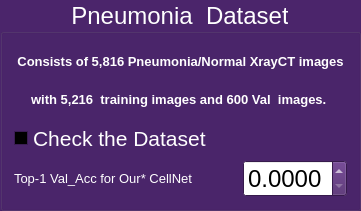
    <widget class="QGroupBox" name="groupBox_8">
     <property name="geometry">
      <rect>
       <x>40</x>
       <y>340</y>
       <width>361</width>
       <height>211</height>
      </rect>
     </property>
     <property name="palette">
      <palette>
       <active>
        <colorrole role="WindowText">
         <brush brushstyle="SolidPattern">
          <color alpha="255">
           <red>255</red>
           <green>255</green>
           <blue>255</blue>
          </color>
         </brush>
        </colorrole>
        <colorrole role="Button">
         <brush brushstyle="SolidPattern">
          <color alpha="255">
           <red>75</red>
           <green>37</green>
           <blue>107</blue>
          </color>
         </brush>
        </colorrole>
        <colorrole role="Light">
         <brush brushstyle="SolidPattern">
          <color alpha="255">
           <red>112</red>
           <green>55</green>
           <blue>161</blue>
          </color>
         </brush>
        </colorrole>
        <colorrole role="Midlight">
         <brush brushstyle="SolidPattern">
          <color alpha="255">
           <red>93</red>
           <green>46</green>
           <blue>134</blue>
          </color>
         </brush>
        </colorrole>
        <colorrole role="Dark">
         <brush brushstyle="SolidPattern">
          <color alpha="255">
           <red>37</red>
           <green>18</green>
           <blue>53</blue>
          </color>
         </brush>
        </colorrole>
        <colorrole role="Mid">
         <brush brushstyle="SolidPattern">
          <color alpha="255">
           <red>50</red>
           <green>24</green>
           <blue>71</blue>
          </color>
         </brush>
        </colorrole>
        <colorrole role="Text">
         <brush brushstyle="SolidPattern">
          <color alpha="255">
           <red>255</red>
           <green>255</green>
           <blue>255</blue>
          </color>
         </brush>
        </colorrole>
        <colorrole role="BrightText">
         <brush brushstyle="SolidPattern">
          <color alpha="255">
           <red>255</red>
           <green>255</green>
           <blue>255</blue>
          </color>
         </brush>
        </colorrole>
        <colorrole role="ButtonText">
         <brush brushstyle="SolidPattern">
          <color alpha="255">
           <red>255</red>
           <green>255</green>
           <blue>255</blue>
          </color>
         </brush>
        </colorrole>
        <colorrole role="Base">
         <brush brushstyle="SolidPattern">
          <color alpha="255">
           <red>0</red>
           <green>0</green>
           <blue>0</blue>
          </color>
         </brush>
        </colorrole>
        <colorrole role="Window">
         <brush brushstyle="SolidPattern">
          <color alpha="255">
           <red>75</red>
           <green>37</green>
           <blue>107</blue>
          </color>
         </brush>
        </colorrole>
        <colorrole role="Shadow">
         <brush brushstyle="SolidPattern">
          <color alpha="255">
           <red>0</red>
           <green>0</green>
           <blue>0</blue>
          </color>
         </brush>
        </colorrole>
        <colorrole role="AlternateBase">
         <brush brushstyle="SolidPattern">
          <color alpha="255">
           <red>37</red>
           <green>18</green>
           <blue>53</blue>
          </color>
         </brush>
        </colorrole>
        <colorrole role="ToolTipBase">
         <brush brushstyle="SolidPattern">
          <color alpha="255">
           <red>255</red>
           <green>255</green>
           <blue>220</blue>
          </color>
         </brush>
        </colorrole>
        <colorrole role="ToolTipText">
         <brush brushstyle="SolidPattern">
          <color alpha="255">
           <red>0</red>
           <green>0</green>
           <blue>0</blue>
          </color>
         </brush>
        </colorrole>
       </active>
       <inactive>
        <colorrole role="WindowText">
         <brush brushstyle="SolidPattern">
          <color alpha="255">
           <red>255</red>
           <green>255</green>
           <blue>255</blue>
          </color>
         </brush>
        </colorrole>
        <colorrole role="Button">
         <brush brushstyle="SolidPattern">
          <color alpha="255">
           <red>75</red>
           <green>37</green>
           <blue>107</blue>
          </color>
         </brush>
        </colorrole>
        <colorrole role="Light">
         <brush brushstyle="SolidPattern">
          <color alpha="255">
           <red>112</red>
           <green>55</green>
           <blue>161</blue>
          </color>
         </brush>
        </colorrole>
        <colorrole role="Midlight">
         <brush brushstyle="SolidPattern">
          <color alpha="255">
           <red>93</red>
           <green>46</green>
           <blue>134</blue>
          </color>
         </brush>
        </colorrole>
        <colorrole role="Dark">
         <brush brushstyle="SolidPattern">
          <color alpha="255">
           <red>37</red>
           <green>18</green>
           <blue>53</blue>
          </color>
         </brush>
        </colorrole>
        <colorrole role="Mid">
         <brush brushstyle="SolidPattern">
          <color alpha="255">
           <red>50</red>
           <green>24</green>
           <blue>71</blue>
          </color>
         </brush>
        </colorrole>
        <colorrole role="Text">
         <brush brushstyle="SolidPattern">
          <color alpha="255">
           <red>255</red>
           <green>255</green>
           <blue>255</blue>
          </color>
         </brush>
        </colorrole>
        <colorrole role="BrightText">
         <brush brushstyle="SolidPattern">
          <color alpha="255">
           <red>255</red>
           <green>255</green>
           <blue>255</blue>
          </color>
         </brush>
        </colorrole>
        <colorrole role="ButtonText">
         <brush brushstyle="SolidPattern">
          <color alpha="255">
           <red>255</red>
           <green>255</green>
           <blue>255</blue>
          </color>
         </brush>
        </colorrole>
        <colorrole role="Base">
         <brush brushstyle="SolidPattern">
          <color alpha="255">
           <red>0</red>
           <green>0</green>
           <blue>0</blue>
          </color>
         </brush>
        </colorrole>
        <colorrole role="Window">
         <brush brushstyle="SolidPattern">
          <color alpha="255">
           <red>75</red>
           <green>37</green>
           <blue>107</blue>
          </color>
         </brush>
        </colorrole>
        <colorrole role="Shadow">
         <brush brushstyle="SolidPattern">
          <color alpha="255">
           <red>0</red>
           <green>0</green>
           <blue>0</blue>
          </color>
         </brush>
        </colorrole>
        <colorrole role="AlternateBase">
         <brush brushstyle="SolidPattern">
          <color alpha="255">
           <red>37</red>
           <green>18</green>
           <blue>53</blue>
          </color>
         </brush>
        </colorrole>
        <colorrole role="ToolTipBase">
         <brush brushstyle="SolidPattern">
          <color alpha="255">
           <red>255</red>
           <green>255</green>
           <blue>220</blue>
          </color>
         </brush>
        </colorrole>
        <colorrole role="ToolTipText">
         <brush brushstyle="SolidPattern">
          <color alpha="255">
           <red>0</red>
           <green>0</green>
           <blue>0</blue>
          </color>
         </brush>
        </colorrole>
       </inactive>
       <disabled>
        <colorrole role="WindowText">
         <brush brushstyle="SolidPattern">
          <color alpha="255">
           <red>37</red>
           <green>18</green>
           <blue>53</blue>
          </color>
         </brush>
        </colorrole>
        <colorrole role="Button">
         <brush brushstyle="SolidPattern">
          <color alpha="255">
           <red>75</red>
           <green>37</green>
           <blue>107</blue>
          </color>
         </brush>
        </colorrole>
        <colorrole role="Light">
         <brush brushstyle="SolidPattern">
          <color alpha="255">
           <red>112</red>
           <green>55</green>
           <blue>161</blue>
          </color>
         </brush>
        </colorrole>
        <colorrole role="Midlight">
         <brush brushstyle="SolidPattern">
          <color alpha="255">
           <red>93</red>
           <green>46</green>
           <blue>134</blue>
          </color>
         </brush>
        </colorrole>
        <colorrole role="Dark">
         <brush brushstyle="SolidPattern">
          <color alpha="255">
           <red>37</red>
           <green>18</green>
           <blue>53</blue>
          </color>
         </brush>
        </colorrole>
        <colorrole role="Mid">
         <brush brushstyle="SolidPattern">
          <color alpha="255">
           <red>50</red>
           <green>24</green>
           <blue>71</blue>
          </color>
         </brush>
        </colorrole>
        <colorrole role="Text">
         <brush brushstyle="SolidPattern">
          <color alpha="255">
           <red>37</red>
           <green>18</green>
           <blue>53</blue>
          </color>
         </brush>
        </colorrole>
        <colorrole role="BrightText">
         <brush brushstyle="SolidPattern">
          <color alpha="255">
           <red>255</red>
           <green>255</green>
           <blue>255</blue>
          </color>
         </brush>
        </colorrole>
        <colorrole role="ButtonText">
         <brush brushstyle="SolidPattern">
          <color alpha="255">
           <red>37</red>
           <green>18</green>
           <blue>53</blue>
          </color>
         </brush>
        </colorrole>
        <colorrole role="Base">
         <brush brushstyle="SolidPattern">
          <color alpha="255">
           <red>75</red>
           <green>37</green>
           <blue>107</blue>
          </color>
         </brush>
        </colorrole>
        <colorrole role="Window">
         <brush brushstyle="SolidPattern">
          <color alpha="255">
           <red>75</red>
           <green>37</green>
           <blue>107</blue>
          </color>
         </brush>
        </colorrole>
        <colorrole role="Shadow">
         <brush brushstyle="SolidPattern">
          <color alpha="255">
           <red>0</red>
           <green>0</green>
           <blue>0</blue>
          </color>
         </brush>
        </colorrole>
        <colorrole role="AlternateBase">
         <brush brushstyle="SolidPattern">
          <color alpha="255">
           <red>75</red>
           <green>37</green>
           <blue>107</blue>
          </color>
         </brush>
        </colorrole>
        <colorrole role="ToolTipBase">
         <brush brushstyle="SolidPattern">
          <color alpha="255">
           <red>255</red>
           <green>255</green>
           <blue>220</blue>
          </color>
         </brush>
        </colorrole>
        <colorrole role="ToolTipText">
         <brush brushstyle="SolidPattern">
          <color alpha="255">
           <red>0</red>
           <green>0</green>
           <blue>0</blue>
          </color>
         </brush>
        </colorrole>
       </disabled>
      </palette>
     </property>
     <property name="font">
      <font>
       <family>Segoe UI</family>
       <pointsize>18</pointsize>
       <weight>50</weight>
       <bold>false</bold>
      </font>
     </property>
     <property name="layoutDirection">
      <enum>Qt::LeftToRight</enum>
     </property>
     <property name="title">
      <string>Pneumonia  Dataset</string>
     </property>
     <property name="alignment">
      <set>Qt::AlignCenter</set>
     </property>
     <property name="flat">
      <bool>true</bool>
     </property>
     <layout class="QVBoxLayout" name="verticalLayout_15">
      <item>
       <widget class="QLabel" name="title3_2">
        <property name="sizePolicy">
         <sizepolicy hsizetype="Expanding" vsizetype="Expanding">
          <horstretch>0</horstretch>
          <verstretch>0</verstretch>
         </sizepolicy>
        </property>
        <property name="font">
         <font>
          <family>Segoe UI</family>
          <pointsize>10</pointsize>
          <weight>75</weight>
          <italic>false</italic>
          <bold>true</bold>
         </font>
        </property>
        <property name="layoutDirection">
         <enum>Qt::LeftToRight</enum>
        </property>
        <property name="text">
         <string>Consists of 5,816 Pneumonia/Normal XrayCT images</string>
        </property>
        <property name="alignment">
         <set>Qt::AlignCenter</set>
        </property>
       </widget>
      </item>
      <item>
       <widget class="QLabel" name="context3_2">
        <property name="sizePolicy">
         <sizepolicy hsizetype="Expanding" vsizetype="Expanding">
          <horstretch>0</horstretch>
          <verstretch>0</verstretch>
         </sizepolicy>
        </property>
        <property name="font">
         <font>
          <family>Segoe UI</family>
          <pointsize>10</pointsize>
          <weight>75</weight>
          <italic>false</italic>
          <bold>true</bold>
         </font>
        </property>
        <property name="layoutDirection">
         <enum>Qt::LeftToRight</enum>
        </property>
        <property name="text">
         <string>with 5,216  training images and 600 Val  images. </string>
        </property>
        <property name="alignment">
         <set>Qt::AlignCenter</set>
        </property>
       </widget>
      </item>
      <item>
       <widget class="QCheckBox" name="inputbutton3_2">
        <property name="sizePolicy">
         <sizepolicy hsizetype="Expanding" vsizetype="Expanding">
          <horstretch>0</horstretch>
          <verstretch>0</verstretch>
         </sizepolicy>
        </property>
        <property name="font">
         <font>
          <pointsize>16</pointsize>
         </font>
        </property>
        <property name="text">
         <string>Check the Dataset </string>
        </property>
       </widget>
      </item>
      <item>
       <layout class="QHBoxLayout" name="horizontalLayout_17"/>
      </item>
      <item>
       <layout class="QHBoxLayout" name="horizontalLayout_18">
        <item>
         <widget class="QLabel" name="label_51">
          <property name="sizePolicy">
           <sizepolicy hsizetype="Expanding" vsizetype="Expanding">
            <horstretch>0</horstretch>
            <verstretch>0</verstretch>
           </sizepolicy>
          </property>
          <property name="font">
           <font>
            <pointsize>10</pointsize>
            <weight>50</weight>
            <bold>false</bold>
           </font>
          </property>
          <property name="text">
           <string>Top-1 Val_Acc for Our* CellNet</string>
          </property>
         </widget>
        </item>
        <item>
         <widget class="QDoubleSpinBox" name="val_2">
          <property name="palette">
           <palette>
            <active>
             <colorrole role="WindowText">
              <brush brushstyle="SolidPattern">
               <color alpha="255">
                <red>255</red>
                <green>255</green>
                <blue>255</blue>
               </color>
              </brush>
             </colorrole>
             <colorrole role="Button">
              <brush brushstyle="SolidPattern">
               <color alpha="255">
                <red>76</red>
                <green>36</green>
                <blue>106</blue>
               </color>
              </brush>
             </colorrole>
             <colorrole role="Light">
              <brush brushstyle="SolidPattern">
               <color alpha="255">
                <red>114</red>
                <green>54</green>
                <blue>159</blue>
               </color>
              </brush>
             </colorrole>
             <colorrole role="Midlight">
              <brush brushstyle="SolidPattern">
               <color alpha="255">
                <red>95</red>
                <green>45</green>
                <blue>132</blue>
               </color>
              </brush>
             </colorrole>
             <colorrole role="Dark">
              <brush brushstyle="SolidPattern">
               <color alpha="255">
                <red>38</red>
                <green>18</green>
                <blue>53</blue>
               </color>
              </brush>
             </colorrole>
             <colorrole role="Mid">
              <brush brushstyle="SolidPattern">
               <color alpha="255">
                <red>50</red>
                <green>24</green>
                <blue>70</blue>
               </color>
              </brush>
             </colorrole>
             <colorrole role="Text">
              <brush brushstyle="SolidPattern">
               <color alpha="255">
                <red>0</red>
                <green>0</green>
                <blue>0</blue>
               </color>
              </brush>
             </colorrole>
             <colorrole role="BrightText">
              <brush brushstyle="SolidPattern">
               <color alpha="255">
                <red>0</red>
                <green>0</green>
                <blue>0</blue>
               </color>
              </brush>
             </colorrole>
             <colorrole role="ButtonText">
              <brush brushstyle="SolidPattern">
               <color alpha="255">
                <red>255</red>
                <green>255</green>
                <blue>255</blue>
               </color>
              </brush>
             </colorrole>
             <colorrole role="Base">
              <brush brushstyle="SolidPattern">
               <color alpha="255">
                <red>255</red>
                <green>255</green>
                <blue>255</blue>
               </color>
              </brush>
             </colorrole>
             <colorrole role="Window">
              <brush brushstyle="SolidPattern">
               <color alpha="255">
                <red>76</red>
                <green>36</green>
                <blue>106</blue>
               </color>
              </brush>
             </colorrole>
             <colorrole role="Shadow">
              <brush brushstyle="SolidPattern">
               <color alpha="255">
                <red>0</red>
                <green>0</green>
                <blue>0</blue>
               </color>
              </brush>
             </colorrole>
             <colorrole role="AlternateBase">
              <brush brushstyle="SolidPattern">
               <color alpha="255">
                <red>38</red>
                <green>18</green>
                <blue>53</blue>
               </color>
              </brush>
             </colorrole>
             <colorrole role="ToolTipBase">
              <brush brushstyle="SolidPattern">
               <color alpha="255">
                <red>255</red>
                <green>255</green>
                <blue>220</blue>
               </color>
              </brush>
             </colorrole>
             <colorrole role="ToolTipText">
              <brush brushstyle="SolidPattern">
               <color alpha="255">
                <red>0</red>
                <green>0</green>
                <blue>0</blue>
               </color>
              </brush>
             </colorrole>
            </active>
            <inactive>
             <colorrole role="WindowText">
              <brush brushstyle="SolidPattern">
               <color alpha="255">
                <red>255</red>
                <green>255</green>
                <blue>255</blue>
               </color>
              </brush>
             </colorrole>
             <colorrole role="Button">
              <brush brushstyle="SolidPattern">
               <color alpha="255">
                <red>76</red>
                <green>36</green>
                <blue>106</blue>
               </color>
              </brush>
             </colorrole>
             <colorrole role="Light">
              <brush brushstyle="SolidPattern">
               <color alpha="255">
                <red>114</red>
                <green>54</green>
                <blue>159</blue>
               </color>
              </brush>
             </colorrole>
             <colorrole role="Midlight">
              <brush brushstyle="SolidPattern">
               <color alpha="255">
                <red>95</red>
                <green>45</green>
                <blue>132</blue>
               </color>
              </brush>
             </colorrole>
             <colorrole role="Dark">
              <brush brushstyle="SolidPattern">
               <color alpha="255">
                <red>38</red>
                <green>18</green>
                <blue>53</blue>
               </color>
              </brush>
             </colorrole>
             <colorrole role="Mid">
              <brush brushstyle="SolidPattern">
               <color alpha="255">
                <red>50</red>
                <green>24</green>
                <blue>70</blue>
               </color>
              </brush>
             </colorrole>
             <colorrole role="Text">
              <brush brushstyle="SolidPattern">
               <color alpha="255">
                <red>0</red>
                <green>0</green>
                <blue>0</blue>
               </color>
              </brush>
             </colorrole>
             <colorrole role="BrightText">
              <brush brushstyle="SolidPattern">
               <color alpha="255">
                <red>0</red>
                <green>0</green>
                <blue>0</blue>
               </color>
              </brush>
             </colorrole>
             <colorrole role="ButtonText">
              <brush brushstyle="SolidPattern">
               <color alpha="255">
                <red>255</red>
                <green>255</green>
                <blue>255</blue>
               </color>
              </brush>
             </colorrole>
             <colorrole role="Base">
              <brush brushstyle="SolidPattern">
               <color alpha="255">
                <red>255</red>
                <green>255</green>
                <blue>255</blue>
               </color>
              </brush>
             </colorrole>
             <colorrole role="Window">
              <brush brushstyle="SolidPattern">
               <color alpha="255">
                <red>76</red>
                <green>36</green>
                <blue>106</blue>
               </color>
              </brush>
             </colorrole>
             <colorrole role="Shadow">
              <brush brushstyle="SolidPattern">
               <color alpha="255">
                <red>0</red>
                <green>0</green>
                <blue>0</blue>
               </color>
              </brush>
             </colorrole>
             <colorrole role="AlternateBase">
              <brush brushstyle="SolidPattern">
               <color alpha="255">
                <red>38</red>
                <green>18</green>
                <blue>53</blue>
               </color>
              </brush>
             </colorrole>
             <colorrole role="ToolTipBase">
              <brush brushstyle="SolidPattern">
               <color alpha="255">
                <red>255</red>
                <green>255</green>
                <blue>220</blue>
               </color>
              </brush>
             </colorrole>
             <colorrole role="ToolTipText">
              <brush brushstyle="SolidPattern">
               <color alpha="255">
                <red>0</red>
                <green>0</green>
                <blue>0</blue>
               </color>
              </brush>
             </colorrole>
            </inactive>
            <disabled>
             <colorrole role="WindowText">
              <brush brushstyle="SolidPattern">
               <color alpha="255">
                <red>38</red>
                <green>18</green>
                <blue>53</blue>
               </color>
              </brush>
             </colorrole>
             <colorrole role="Button">
              <brush brushstyle="SolidPattern">
               <color alpha="255">
                <red>76</red>
                <green>36</green>
                <blue>106</blue>
               </color>
              </brush>
             </colorrole>
             <colorrole role="Light">
              <brush brushstyle="SolidPattern">
               <color alpha="255">
                <red>114</red>
                <green>54</green>
                <blue>159</blue>
               </color>
              </brush>
             </colorrole>
             <colorrole role="Midlight">
              <brush brushstyle="SolidPattern">
               <color alpha="255">
                <red>95</red>
                <green>45</green>
                <blue>132</blue>
               </color>
              </brush>
             </colorrole>
             <colorrole role="Dark">
              <brush brushstyle="SolidPattern">
               <color alpha="255">
                <red>38</red>
                <green>18</green>
                <blue>53</blue>
               </color>
              </brush>
             </colorrole>
             <colorrole role="Mid">
              <brush brushstyle="SolidPattern">
               <color alpha="255">
                <red>50</red>
                <green>24</green>
                <blue>70</blue>
               </color>
              </brush>
             </colorrole>
             <colorrole role="Text">
              <brush brushstyle="SolidPattern">
               <color alpha="255">
                <red>38</red>
                <green>18</green>
                <blue>53</blue>
               </color>
              </brush>
             </colorrole>
             <colorrole role="BrightText">
              <brush brushstyle="SolidPattern">
               <color alpha="255">
                <red>0</red>
                <green>0</green>
                <blue>0</blue>
               </color>
              </brush>
             </colorrole>
             <colorrole role="ButtonText">
              <brush brushstyle="SolidPattern">
               <color alpha="255">
                <red>38</red>
                <green>18</green>
                <blue>53</blue>
               </color>
              </brush>
             </colorrole>
             <colorrole role="Base">
              <brush brushstyle="SolidPattern">
               <color alpha="255">
                <red>76</red>
                <green>36</green>
                <blue>106</blue>
               </color>
              </brush>
             </colorrole>
             <colorrole role="Window">
              <brush brushstyle="SolidPattern">
               <color alpha="255">
                <red>76</red>
                <green>36</green>
                <blue>106</blue>
               </color>
              </brush>
             </colorrole>
             <colorrole role="Shadow">
              <brush brushstyle="SolidPattern">
               <color alpha="255">
                <red>0</red>
                <green>0</green>
                <blue>0</blue>
               </color>
              </brush>
             </colorrole>
             <colorrole role="AlternateBase">
              <brush brushstyle="SolidPattern">
               <color alpha="255">
                <red>76</red>
                <green>36</green>
                <blue>106</blue>
               </color>
              </brush>
             </colorrole>
             <colorrole role="ToolTipBase">
              <brush brushstyle="SolidPattern">
               <color alpha="255">
                <red>255</red>
                <green>255</green>
                <blue>220</blue>
               </color>
              </brush>
             </colorrole>
             <colorrole role="ToolTipText">
              <brush brushstyle="SolidPattern">
               <color alpha="255">
                <red>0</red>
                <green>0</green>
                <blue>0</blue>
               </color>
              </brush>
             </colorrole>
            </disabled>
           </palette>
          </property>
          <property name="decimals">
           <number>4</number>
          </property>
          <property name="maximum">
           <double>1.000000000000000</double>
          </property>
          <property name="singleStep">
           <double>0.001000000000000</double>
          </property>
          <property name="value">
           <double>0.000000000000000</double>
          </property>
         </widget>
        </item>
       </layout>
      </item>
     </layout>
    </widget>
